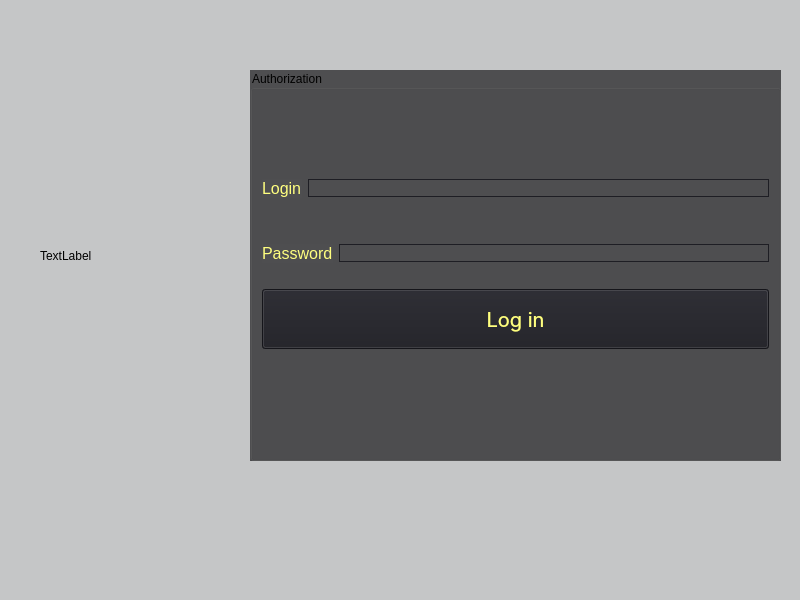
<?xml version="1.0" encoding="UTF-8"?>
<ui version="4.0">
 <class>Login</class>
 <widget class="QMainWindow" name="Login">
  <property name="geometry">
   <rect>
    <x>0</x>
    <y>0</y>
    <width>800</width>
    <height>600</height>
   </rect>
  </property>
  <property name="sizePolicy">
   <sizepolicy hsizetype="Fixed" vsizetype="Fixed">
    <horstretch>0</horstretch>
    <verstretch>0</verstretch>
   </sizepolicy>
  </property>
  <property name="minimumSize">
   <size>
    <width>800</width>
    <height>500</height>
   </size>
  </property>
  <property name="maximumSize">
   <size>
    <width>900</width>
    <height>700</height>
   </size>
  </property>
  <property name="windowTitle">
   <string>Login</string>
  </property>
  <property name="styleSheet">
   <string notr="true">background-color: rgb(197, 198, 199);</string>
  </property>
  <widget class="QWidget" name="centralwidget">
   <property name="sizePolicy">
    <sizepolicy hsizetype="Fixed" vsizetype="Fixed">
     <horstretch>0</horstretch>
     <verstretch>0</verstretch>
    </sizepolicy>
   </property>
   <widget class="QLabel" name="pic">
    <property name="geometry">
     <rect>
      <x>670</x>
      <y>400</y>
      <width>221</width>
      <height>231</height>
     </rect>
    </property>
    <property name="text">
     <string/>
    </property>
   </widget>
   <widget class="QGroupBox" name="groupBox_reg">
    <property name="geometry">
     <rect>
      <x>250</x>
      <y>70</y>
      <width>531</width>
      <height>391</height>
     </rect>
    </property>
    <property name="styleSheet">
     <string notr="true">background: rgb(78, 78, 80);
</string>
    </property>
    <property name="title">
     <string>Authorization</string>
    </property>
    <layout class="QHBoxLayout" name="horizontalLayout_3">
     <item>
      <layout class="QVBoxLayout" name="verticalLayout_2">
       <item>
        <spacer name="verticalSpacer_4">
         <property name="orientation">
          <enum>Qt::Vertical</enum>
         </property>
         <property name="sizeHint" stdset="0">
          <size>
           <width>20</width>
           <height>80</height>
          </size>
         </property>
        </spacer>
       </item>
       <item>
        <layout class="QVBoxLayout" name="verticalLayout">
         <item>
          <layout class="QHBoxLayout" name="horizontalLayout">
           <item>
            <widget class="QLabel" name="label">
             <property name="text">
              <string>&lt;html&gt;&lt;head/&gt;&lt;body&gt;&lt;p&gt;&lt;span style=&quot; font-size:12pt; color:#ffff7f;&quot;&gt;Login&lt;/span&gt;&lt;/p&gt;&lt;/body&gt;&lt;/html&gt;</string>
             </property>
            </widget>
           </item>
           <item>
            <widget class="QLineEdit" name="login">
             <property name="sizePolicy">
              <sizepolicy hsizetype="Expanding" vsizetype="Fixed">
               <horstretch>0</horstretch>
               <verstretch>70</verstretch>
              </sizepolicy>
             </property>
             <property name="styleSheet">
              <string notr="true">border: 1px solid #1e1e24;</string>
             </property>
            </widget>
           </item>
          </layout>
         </item>
         <item>
          <spacer name="verticalSpacer">
           <property name="orientation">
            <enum>Qt::Vertical</enum>
           </property>
           <property name="sizeType">
            <enum>QSizePolicy::Fixed</enum>
           </property>
           <property name="sizeHint" stdset="0">
            <size>
             <width>20</width>
             <height>40</height>
            </size>
           </property>
          </spacer>
         </item>
         <item>
          <layout class="QHBoxLayout" name="horizontalLayout_2">
           <item>
            <widget class="QLabel" name="label_2">
             <property name="text">
              <string>&lt;html&gt;&lt;head/&gt;&lt;body&gt;&lt;p&gt;&lt;span style=&quot; font-size:12pt; color:#ffff7f;&quot;&gt;Password&lt;/span&gt;&lt;/p&gt;&lt;/body&gt;&lt;/html&gt;</string>
             </property>
            </widget>
           </item>
           <item>
            <widget class="QLineEdit" name="password">
             <property name="sizePolicy">
              <sizepolicy hsizetype="Expanding" vsizetype="Fixed">
               <horstretch>0</horstretch>
               <verstretch>70</verstretch>
              </sizepolicy>
             </property>
             <property name="whatsThis">
              <string>&lt;html&gt;&lt;head/&gt;&lt;body&gt;&lt;p&gt;  border: 2px solid;&lt;/p&gt;&lt;p&gt;  border-radius: 5px;&lt;/p&gt;&lt;p&gt;  box-sizing: border-box;&lt;/p&gt;&lt;/body&gt;&lt;/html&gt;</string>
             </property>
             <property name="styleSheet">
              <string notr="true">border: 1px solid #1e1e24;</string>
             </property>
            </widget>
           </item>
          </layout>
         </item>
        </layout>
       </item>
       <item>
        <spacer name="verticalSpacer_2">
         <property name="orientation">
          <enum>Qt::Vertical</enum>
         </property>
         <property name="sizeType">
          <enum>QSizePolicy::Fixed</enum>
         </property>
         <property name="sizeHint" stdset="0">
          <size>
           <width>20</width>
           <height>20</height>
          </size>
         </property>
        </spacer>
       </item>
       <item>
        <widget class="QPushButton" name="regestration">
         <property name="sizePolicy">
          <sizepolicy hsizetype="Minimum" vsizetype="Preferred">
           <horstretch>0</horstretch>
           <verstretch>80</verstretch>
          </sizepolicy>
         </property>
         <property name="styleSheet">
          <string notr="true">  align-items: center;
  background-color: #1e1e24;
  color: #ffff7f;
  cursor: pointer;
  display: flex;
  font-family: Inter,sans-serif;
  font-size: 20px;
  justify-content: center;
  line-height: 20px;
  padding: 0 25px;
  position: relative;
  text-align: center;
  text-decoration: none;
  user-select: none;
  -webkit-user-select: none;
  touch-action: manipulation;</string>
         </property>
         <property name="text">
          <string>Log in</string>
         </property>
        </widget>
       </item>
       <item>
        <spacer name="verticalSpacer_3">
         <property name="orientation">
          <enum>Qt::Vertical</enum>
         </property>
         <property name="sizeType">
          <enum>QSizePolicy::Fixed</enum>
         </property>
         <property name="sizeHint" stdset="0">
          <size>
           <width>20</width>
           <height>100</height>
          </size>
         </property>
        </spacer>
       </item>
      </layout>
     </item>
    </layout>
   </widget>
   <widget class="QLabel" name="image">
    <property name="geometry">
     <rect>
      <x>40</x>
      <y>160</y>
      <width>181</width>
      <height>191</height>
     </rect>
    </property>
    <property name="text">
     <string>TextLabel</string>
    </property>
   </widget>
  </widget>
  <widget class="QMenuBar" name="menubar">
   <property name="geometry">
    <rect>
     <x>0</x>
     <y>0</y>
     <width>800</width>
     <height>21</height>
    </rect>
   </property>
  </widget>
  <widget class="QStatusBar" name="statusbar"/>
 </widget>
 <resources/>
 <connections/>
</ui>
